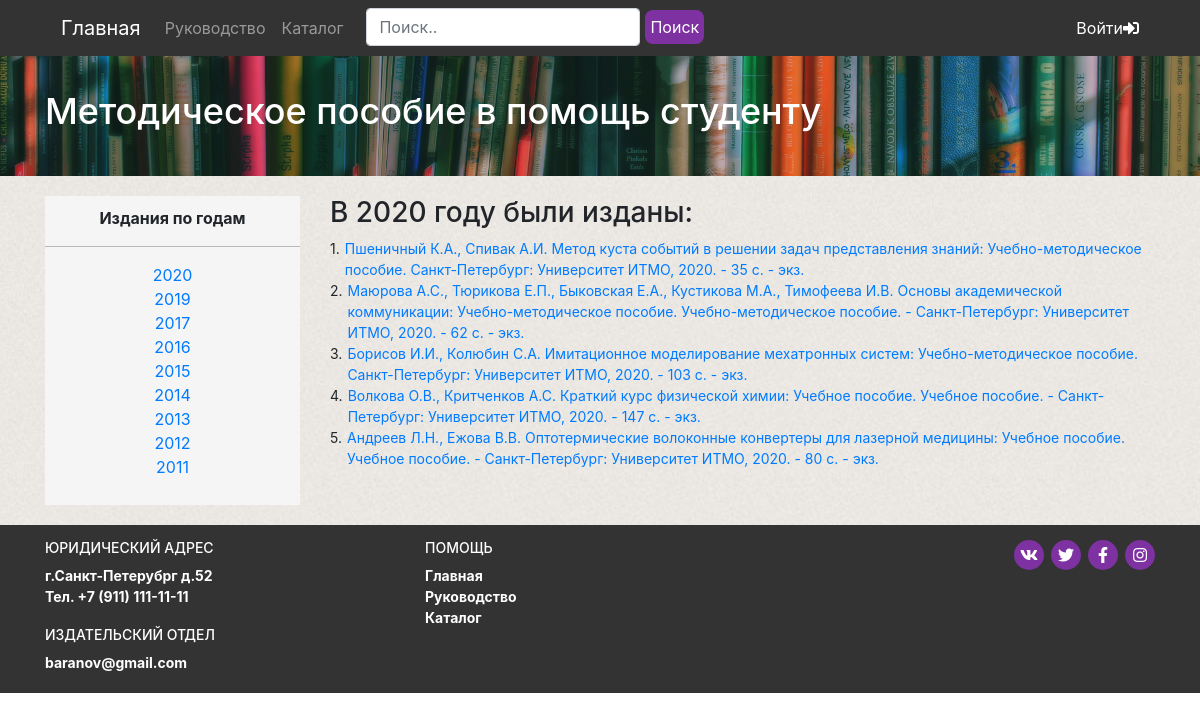
Page /year.php?year_id=1 on the committed database.
### tables this page shows
CREATE TABLE `years` (
  `year_id` int(11) NOT NULL,
  `year` int(5) NOT NULL
);

CREATE TABLE `books` (
  `book_id` int(11) NOT NULL,
  `name` varchar(255) NOT NULL,
  `author` varchar(256) NOT NULL,
  `additional_information` text NOT NULL,
  `image` text NOT NULL,
  `annotation` text NOT NULL,
  `description` text NOT NULL,
  `PDF` text NOT NULL,
  `year_id` int(11) NOT NULL DEFAULT 0
);

### include/functions.php (called while the page is built, shortened)
<?php
function get_years() {
	global $link;
	$sql = "SELECT * FROM years";
	$result = mysqli_query($link, $sql);
	$years = mysqli_fetch_all($result, MYSQLI_ASSOC);
	return $years;
}
function get_books_by_year($year_id) {
	global $link;
	$year_id = mysqli_real_escape_string($link, $year_id);
	$sql = 'SELECT * FROM books WHERE year_id = "'.$year_id.'"';
	$result = mysqli_query($link, $sql);
	$book = mysqli_fetch_all($result, MYSQLI_ASSOC);
	return $book;
}
function get_year_title($year_id) {
	global $link;
	$year_id = mysqli_real_escape_string($link, $year_id);
	$sql = 'SELECT year FROM years WHERE year_id = "'.$year_id.'"';
	$result = mysqli_query($link, $sql);
	$year = mysqli_fetch_assoc($result);
	return $year['year'];
}
?>

### year.php (the view)
<?php
require_once("header.php");
?>
<section class="year bg">
	<div class="container">
		<div class="row">
			<div class="col-md-3">
				<div class="years-block">
					<p class="years-block__title">Издания по годам</p>
					<hr>
					<ul class="years-block__list">
							<?php
						$years = get_years();
						?>
						<?php foreach($years as $year) : ?>
							<a href="year.php?year_id=<?=$year['year_id']?>" class="years-block__item"><?=$year['year']?><li></li></a>
							<?php endforeach; ?>
					</ul>
				</div>
			</div>
			<div class="col-md-9">
					<?php
					$year_id = htmlspecialchars($_GET['year_id']);
					$books = get_books_by_year($year_id);
					$i = 1;
					?>
				<div class="books-block">
						<h3 class="books-block__title">В <?=get_year_title($year_id)?> году были изданы:</h3>
						<ul class="books-block__list">
							<?php foreach($books as $book) : ?>
							<li class="books-block__item">
									<span class="books-block__item_count"><?php echo $i++;?>.</span>
									<a href="book.php?book_id=<?=$book['book_id']?>">
									<?=$book['author'].' '?><?=$book['name'].' '?><?=$book['additional_information']?>
									</a>
							</li>
							<?php endforeach; ?>
						</ul>
				</div>
			</div>
		</div>
	</div>
</section>
<?php
require_once("footer.php");
?>

### css/styles.css (style rules this page uses)
hr { border: none; color: #adadad88; background-color: #adadad88; height: 2px; width: 100%; margin: 21px 0px; }
.bg { background-image: url("../img/bg/bg-content1.jpg"); background-repeat: repeat; padding: 20px 0; min-height: 70%; }
.years-block { text-align: center; background-color: #f5f5f5; padding: 10px 0; }
.years-block__title { font-weight: 700; }
.years-block__list { list-style: none; padding: 0; }
.years-block__item { display: -webkit-box; display: -ms-flexbox; display: flex; -webkit-box-pack: center; -ms-flex-pack: center; justify-content: center; }
.books-block__list { list-style: none; padding: 0; font-size: 14px; }
.books-block__item { display: -webkit-box; display: -ms-flexbox; display: flex; }
.books-block__item_count { margin-right: 5px; }

### rows in the picture
years: year "2020"
years: year "2019"
years: year "2017"
years: year "2016"
years: year "2015"
years: year "2014"
years: year "2013"
years: year "2012"
years: year "2011"
books: author "Пшеничный К.А., Спивак А.И.", name "Метод куста событий в решении задач представления знаний: Учебно-методическое пособие.", additional_information "Санкт-Петербург: Университет ИТМО, 2020. - 35 с. - экз."
books: author "Маюрова А.С., Тюрикова Е.П., Быковская Е.А., Кустикова М.А., Тимофеева И.В.", name "Основы академической коммуникации: Учебно-методическое пособие.", additional_information "Учебно-методическое пособие. - Санкт-Петербург: Университет ИТМО, 2020. - 62 с. - экз."
books: author "Борисов И.И., Колюбин С.А.", name "Имитационное моделирование мехатронных систем: Учебно-методическое пособие.", additional_information "Санкт-Петербург: Университет ИТМО, 2020. - 103 с. - экз."
books: author "Волкова О.В., Критченков А.С.", name "Краткий курс физической химии: Учебное пособие.", additional_information "Учебное пособие. - Санкт-Петербург: Университет ИТМО, 2020. - 147 с. - экз."
books: author "Андреев Л.Н., Ежова В.В.", name "Оптотермические волоконные конвертеры для лазерной медицины: Учебное пособие.", additional_information "Учебное пособие. - Санкт-Петербург: Университет ИТМО, 2020. - 80 с. - экз."
